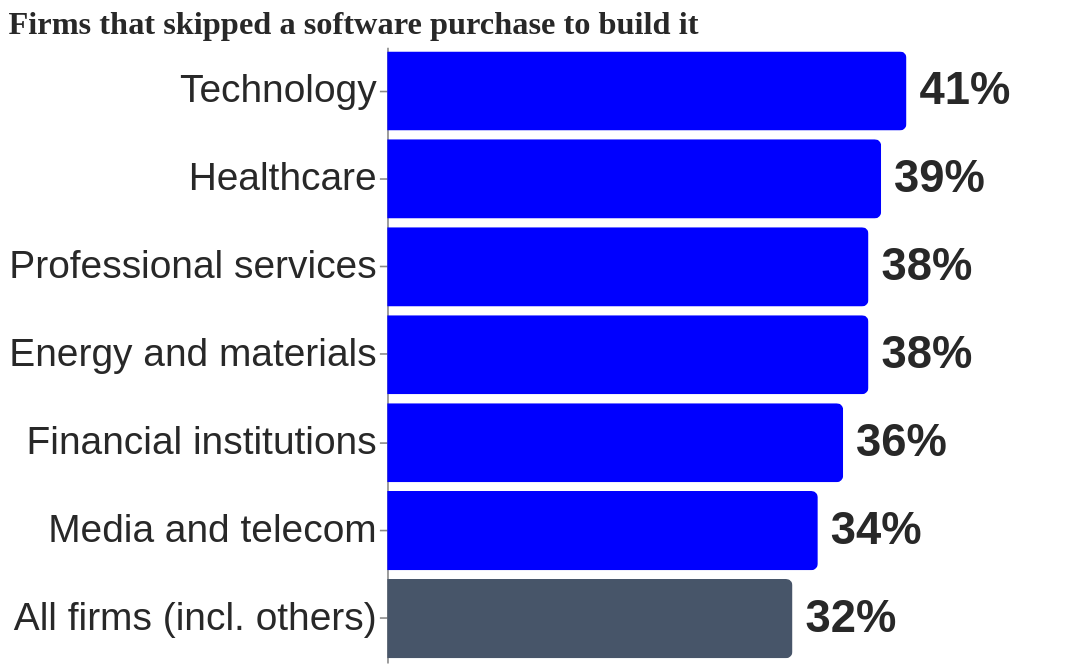

Vega-Lite specification for this chart:
### Vega-Lite specification from a JSON file in a GitHub repository (floating-point values rounded to 4 significant figures)
{"$schema": "https://vega.github.io/schema/vega-lite/v5.json", "width": 430, "height": 380, "data": {"values": [{"k": "Technology", "v": 41, "c": "#0000FF", "t": "41%"}, {"k": "Healthcare", "v": 39, "c": "#0000FF", "t": "39%"}, {"k": "Professional services", "v": 38, "c": "#0000FF", "t": "38%"}, {"k": "Energy and materials", "v": 38, "c": "#0000FF", "t": "38%"}, {"k": "Financial institutions", "v": 36, "c": "#0000FF", "t": "36%"}, {"k": "Media and telecom", "v": 34, "c": "#0000FF", "t": "34%"}, {"k": "All firms (incl. others)", "v": 32, "c": "#475569", "t": "32%"}]}, "layer": [{"mark": {"type": "bar", "cornerRadiusTopRight": 4, "cornerRadiusBottomRight": 4}, "encoding": {"y": {"field": "k", "type": "ordinal", "sort": null, "axis": {"title": null, "labelLimit": 330}}, "x": {"field": "v", "type": "quantitative", "scale": {"domain": [0, 55]}, "axis": null}, "color": {"field": "c", "type": "nominal", "scale": null}}}, {"mark": {"type": "text", "align": "left", "dx": 8, "fontSize": 28, "fontWeight": "bold", "color": "#282828"}, "encoding": {"y": {"field": "k", "type": "ordinal", "sort": null}, "x": {"field": "v", "type": "quantitative"}, "text": {"field": "t"}}}], "config": {"font": "Tahoma, Verdana, sans-serif", "axis": {"labelFontSize": 24, "titleFontSize": 22, "labelColor": "#282828", "titleColor": "#282828"}, "view": {"stroke": null}}, "title": {"text": "Firms that skipped a software purchase to build it", "fontSize": 20, "color": "#282828", "anchor": "start", "font": "Tahoma"}}
